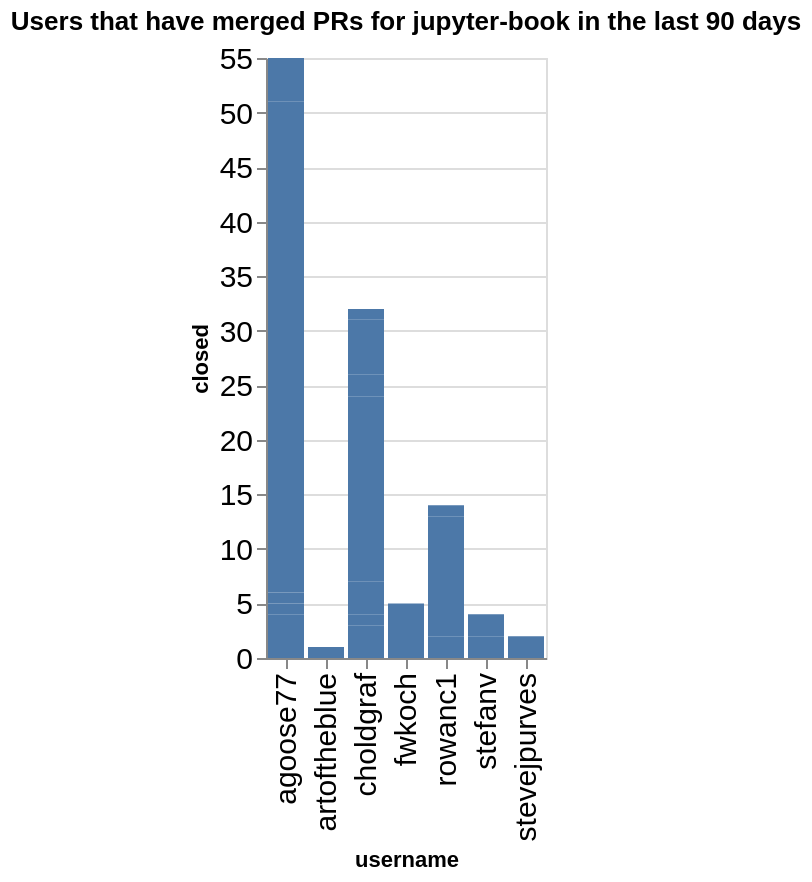

The notebook cell this image was saved under:
### Code cell
charts = []
title = f"Users that have merged PRs for {github_org} in the last {n_days} days"
ch = alt.Chart(data=closed_by_repo.replace(np.nan, 0), title=title).mark_bar().encode(
    x='username',
    y='closed',
)
ch

### Figure 1 — Vega-Lite specification as saved in the notebook (floating-point values rounded to 4 significant figures)
{"config": {"axisLeft": {"labelFontSize": 15}, "axisBottom": {"labelFontSize": 15}}, "data": {"name": "data-955d12952061f4cd8ca762ff867528ca"}, "mark": {"type": "bar"}, "encoding": {"x": {"field": "username", "type": "nominal"}, "y": {"field": "closed", "type": "quantitative"}}, "title": "Users that have merged PRs for jupyter-book in the last 90 days", "$schema": "https://vega.github.io/schema/vega-lite/v5.20.1.json", "datasets": {"data-955d12952061f4cd8ca762ff867528ca": [{"name": "blog", "username": "agoose77", "closed": 4}, {"name": "example-landing-pages", "username": "agoose77", "closed": 1}, {"name": "example-landing-pages", "username": "choldgraf", "closed": 1}, {"name": "jupyter-book", "username": "agoose77", "closed": 1}, {"name": "jupyter-book", "username": "choldgraf", "closed": 2}, {"name": "myst-spec", "username": "choldgraf", "closed": 1}, {"name": "myst-theme", "username": "agoose77", "closed": 16}, {"name": "myst-theme", "username": "choldgraf", "closed": 3}, {"name": "myst-theme", "username": "rowanc1", "closed": 2}, {"name": "myst-theme", "username": "stefanv", "closed": 2}, {"name": "myst-theme", "username": "stevejpurves", "closed": 1}, {"name": "mystmd", "username": "agoose77", "closed": 29}, {"name": "mystmd", "username": "artoftheblue", "closed": 1}, {"name": "mystmd", "username": "choldgraf", "closed": 17}, {"name": "mystmd", "username": "fwkoch", "closed": 5}, {"name": "mystmd", "username": "rowanc1", "closed": 11}, {"name": "mystmd", "username": "stefanv", "closed": 2}, {"name": "mystmd", "username": "stevejpurves", "closed": 1}, {"name": "mystmd.org", "username": "agoose77", "closed": 3}, {"name": "mystmd.org", "username": "choldgraf", "closed": 2}, {"name": "mystmd.org", "username": "rowanc1", "closed": 1}, {"name": "team-compass", "username": "agoose77", "closed": 1}, {"name": "team-compass", "username": "choldgraf", "closed": 5}, {"name": "thebe", "username": "choldgraf", "closed": 1}]}}
